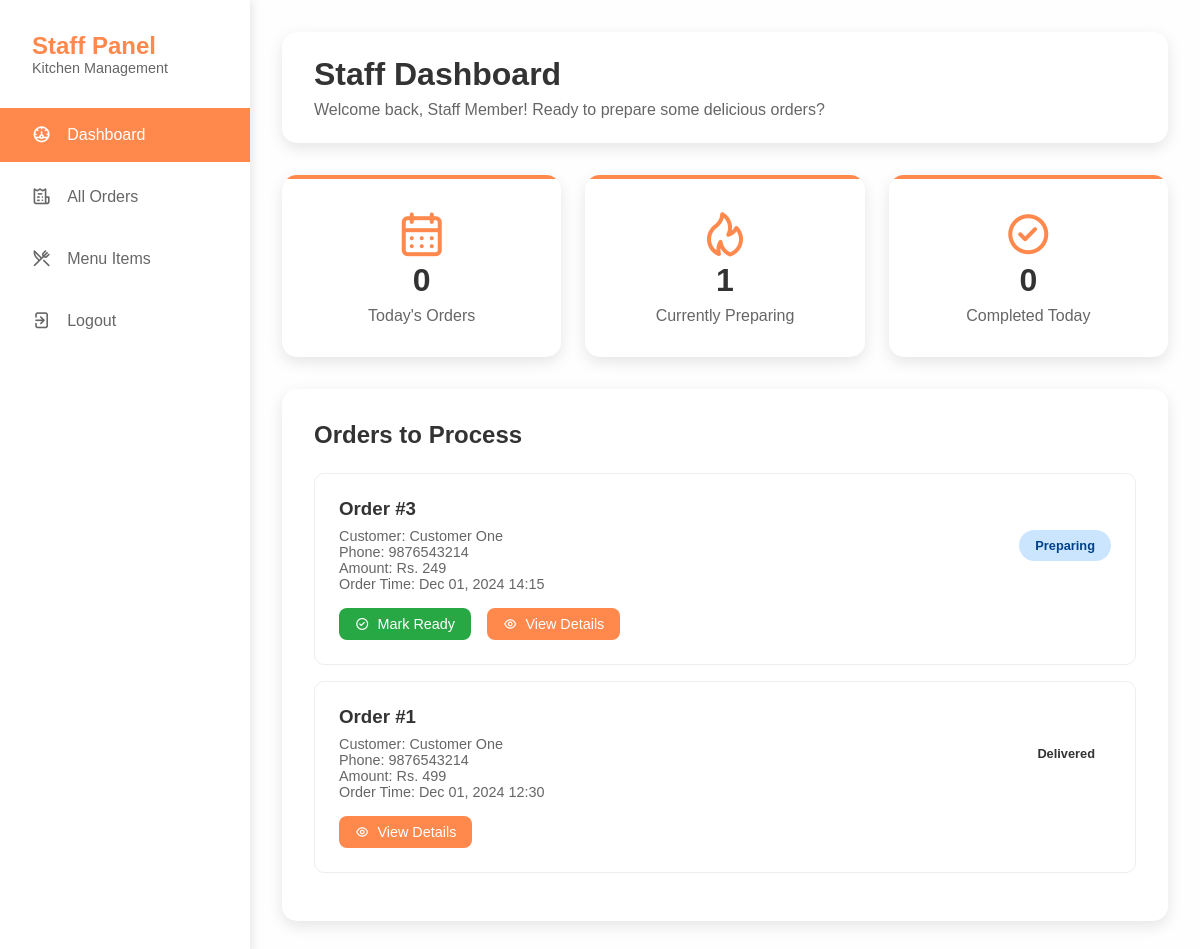
Screenshot of /staff/dashboard.php (signed in) with the database file from the repository.
### tables this page shows
CREATE TABLE IF NOT EXISTS orders (
    id INT AUTO_INCREMENT PRIMARY KEY,
    customer_id INT NOT NULL,
    staff_id INT NULL,
    delivery_id INT NULL,
    total_amount DECIMAL(10,2) NOT NULL,
    status ENUM('pending', 'confirmed', 'preparing', 'ready', 'out_for_delivery', 'delivered', 'cancelled') DEFAULT 'pending',
    delivery_address TEXT NOT NULL,
    phone VARCHAR(20) NOT NULL,
    notes TEXT,
    order_date TIMESTAMP DEFAULT CURRENT_TIMESTAMP,
    delivery_date TIMESTAMP NULL,
    FOREIGN KEY (customer_id) REFERENCES users(id),
    FOREIGN KEY (staff_id) REFERENCES users(id),
    FOREIGN KEY (delivery_id) REFERENCES users(id)
);

CREATE TABLE IF NOT EXISTS users (
    id INT AUTO_INCREMENT PRIMARY KEY,
    name VARCHAR(100) NOT NULL,
    email VARCHAR(100) UNIQUE NOT NULL,
    password VARCHAR(255) NOT NULL,
    phone VARCHAR(20),
    address TEXT,
    role ENUM('customer', 'staff', 'admin', 'delivery') DEFAULT 'customer',
    created_at TIMESTAMP DEFAULT CURRENT_TIMESTAMP,
    updated_at TIMESTAMP DEFAULT CURRENT_TIMESTAMP ON UPDATE CURRENT_TIMESTAMP
);

### includes/session.php (called while the page is built, shortened)
<?php
function getUserName() {
    return isset($_SESSION['name']) ? $_SESSION['name'] : null;
}
?>

### staff/dashboard.php (the view, shortened to what this page needs)
<?php
require_once '../includes/session.php';
$database = new Database();
$db = $database->getConnection();
$assigned_orders_query = "SELECT o.*, u.name as customer_name, u.phone as customer_phone
                         FROM orders o
                         JOIN users u ON o.customer_id = u.id
                         WHERE o.staff_id = ? OR o.staff_id IS NULL
                         ORDER BY o.order_date DESC";
$assigned_orders_stmt = $db->prepare($assigned_orders_query);
$assigned_orders_stmt->execute([getUserId()]);
$assigned_orders = $assigned_orders_stmt->fetchAll(PDO::FETCH_ASSOC);
$stats = [];
$today_orders_query = "SELECT COUNT(*) as count FROM orders WHERE DATE(order_date) = CURDATE() AND (staff_id = ? OR staff_id IS NULL)";
$today_orders_stmt = $db->prepare($today_orders_query);
$today_orders_stmt->execute([getUserId()]);
$stats['today_orders'] = $today_orders_stmt->fetch(PDO::FETCH_ASSOC)['count'];
$preparing_query = "SELECT COUNT(*) as count FROM orders WHERE status = 'preparing' AND staff_id = ?";
$preparing_stmt = $db->prepare($preparing_query);
$preparing_stmt->execute([getUserId()]);
$stats['preparing_orders'] = $preparing_stmt->fetch(PDO::FETCH_ASSOC)['count'];
$completed_query = "SELECT COUNT(*) as count FROM orders WHERE status = 'ready' AND staff_id = ? AND DATE(order_date) = CURDATE()";
$completed_stmt = $db->prepare($completed_query);
$completed_stmt->execute([getUserId()]);
$stats['completed_today'] = $completed_stmt->fetch(PDO::FETCH_ASSOC)['count'];
?>
<!DOCTYPE html>
<html lang="en">
<head>
    <link rel="stylesheet" href="https://unicons.iconscout.com/release/v4.0.0/css/line.css">
</head>
<body>
    <div class="dashboard">
        <aside class="sidebar">
            <div class="sidebar-header">
                <h2>Staff Panel</h2>
                <p>Kitchen Management</p>
            </div>
            <ul class="sidebar-menu">
                <li><a href="dashboard.php" class="active"><i class="uil uil-dashboard"></i> Dashboard</a></li>
                <li><a href="orders.php"><i class="uil uil-receipt"></i> All Orders</a></li>
                <li><a href="menu.php"><i class="uil uil-restaurant"></i> Menu Items</a></li>
                <li><a href="../logout.php"><i class="uil uil-signout"></i> Logout</a></li>
            </ul>
        </aside>
        <main class="main-content">
            <div class="header">
                <div class="welcome">
                    <h1>Staff Dashboard</h1>
                    <p>Welcome back, <?php echo getUserName(); ?>! Ready to prepare some delicious orders?</p>
                </div>
            </div>
            <div class="stats-grid">
                <div class="stat-card">
                    <i class="uil uil-calendar-alt"></i>
                    <h3><?php echo $stats['today_orders']; ?></h3>
                    <p>Today's Orders</p>
                </div>
                <div class="stat-card">
                    <i class="uil uil-fire"></i>
                    <h3><?php echo $stats['preparing_orders']; ?></h3>
                    <p>Currently Preparing</p>
                </div>
                <div class="stat-card">
                    <i class="uil uil-check-circle"></i>
                    <h3><?php echo $stats['completed_today']; ?></h3>
                    <p>Completed Today</p>
                </div>
            </div>
            <div class="orders-section">
                <h2>Orders to Process</h2>
                <?php if (empty($assigned_orders)): ?>
                    <p>No orders to process at the moment.</p>
                <?php else: ?>
                    <?php foreach ($assigned_orders as $order): ?>
                        <div class="order-card">
                            <div class="order-header">
                                <div class="order-info">
                                    <h3>Order #<?php echo $order['id']; ?></h3>
                                    <p>Customer: <?php echo $order['customer_name']; ?></p>
                                    <p>Phone: <?php echo $order['customer_phone']; ?></p>
                                    <p>Amount: Rs. <?php echo number_format($order['total_amount'], 0); ?></p>
                                    <p>Order Time: <?php echo date('M d, Y H:i', strtotime($order['order_date'])); ?></p>
                                </div>
                                <span class="status-badge status-<?php echo $order['status']; ?>">
                                    <?php echo ucfirst(str_replace('_', ' ', $order['status'])); ?>
                                </span>
                            </div>
                            <div class="order-actions">
                                <?php if ($order['status'] == 'pending'): ?>
                                    <form method="POST" style="display: inline;">
                                        <input type="hidden" name="order_id" value="<?php echo $order['id']; ?>">
                                        <input type="hidden" name="status" value="confirmed">
                                        <button type="submit" name="update_status" class="btn btn-primary">
                                            <i class="uil uil-check"></i> Confirm Order
                                        </button>
                                    </form>
                                <?php elseif ($order['status'] == 'preparing'): ?>
                                    <form method="POST" style="display: inline;">
                                        <button type="submit" name="update_status" class="btn btn-success">
                                            <i class="uil uil-check-circle"></i> Mark Ready
                                        </button>
                                    </form>
                                <?php endif; ?>
                                <a href="order-details.php?id=<?php echo $order['id']; ?>" class="btn btn-primary">
                                    <i class="uil uil-eye"></i> View Details
                                </a>
                            </div>
                        </div>
                    <?php endforeach; ?>
                <?php endif; ?>
            </div>
        </main>
    </div>
</body>
</html>

### staff/dashboard.php (style rules this page uses)
* { margin: 0; padding: 0; box-sizing: border-box; }
body { font-family: 'Arial', sans-serif; background: #fefefe; color: #333; }
.dashboard { display: flex; min-height: 100vh; }
.sidebar { width: 250px; background: white; box-shadow: 2px 0 10px rgba(0,0,0,0.1); padding: 2rem 0; }
.sidebar-header { padding: 0 2rem; margin-bottom: 2rem; }
.sidebar-header h2 { color: #ff884d; font-size: 1.5rem; }
.sidebar-header p { color: #666; font-size: 0.9rem; }
.sidebar-menu { list-style: none; }
.sidebar-menu li { margin-bottom: 0.5rem; }
.sidebar-menu a { display: flex; align-items: center; padding: 1rem 2rem; color: #666; text-decoration: none; transition: all 0.3s; }
.sidebar-menu a:hover, .sidebar-menu a.active { background: #ff884d; color: white; }
.sidebar-menu i { margin-right: 1rem; font-size: 1.2rem; }
.main-content { flex: 1; padding: 2rem; }
.header { background: white; padding: 1.5rem 2rem; border-radius: 15px; box-shadow: 0 5px 15px rgba(0,0,0,0.1); margin-bottom: 2rem; }
.welcome h1 { color: #333; margin-bottom: 0.5rem; }
.welcome p { color: #666; }
.stats-grid { display: grid; grid-template-columns: repeat(auto-fit, minmax(250px, 1fr)); gap: 1.5rem; margin-bottom: 2rem; }
.stat-card { background: white; padding: 2rem; border-radius: 15px; box-shadow: 0 5px 15px rgba(0,0,0,0.1); text-align: center; position: relative; overflow: hidden; }
.stat-card::before { content: ''; position: absolute; top: 0; left: 0; right: 0; height: 4px; background: #ff884d; }
.stat-card i { font-size: 3rem; color: #ff884d; margin-bottom: 1rem; }
.stat-card h3 { font-size: 2rem; margin-bottom: 0.5rem; color: #333; }
.stat-card p { color: #666; font-weight: 500; }
.orders-section { background: white; padding: 2rem; border-radius: 15px; box-shadow: 0 5px 15px rgba(0,0,0,0.1); }
.orders-section h2 { margin-bottom: 1.5rem; color: #333; }
.order-card { border: 1px solid #eee; border-radius: 10px; padding: 1.5rem; margin-bottom: 1rem; transition: all 0.3s; }
.order-header { display: flex; justify-content: space-between; align-items: center; margin-bottom: 1rem; }
.order-info h3 { margin-bottom: 0.5rem; }
.order-info p { color: #666; font-size: 0.9rem; }
.order-actions { display: flex; gap: 1rem; margin-top: 1rem; }
.status-badge { padding: 0.5rem 1rem; border-radius: 20px; font-size: 0.8rem; font-weight: bold; }
.status-preparing { background: #cce5ff; color: #004085; }
.btn { padding: 0.5rem 1rem; border: none; border-radius: 8px; cursor: pointer; text-decoration: none; display: inline-flex; align-items: center; gap: 0.5rem; transition: all 0.3s; font-size: 0.9rem; }
.btn-primary { background: #ff884d; color: white; }
.btn-success { background: #28a745; color: white; }

### rows the page displays
orders: id "3", customer.name "Customer One", customer.phone "9876543214", total_amount "249", order_date "Dec 01, 2024 14:15", status "Preparing"
orders: id "1", customer.name "Customer One", customer.phone "9876543214", total_amount "499", order_date "Dec 01, 2024 12:30", status "Delivered"

### other values shown
getUserName() "Staff Member"
$stats['today_orders'] "0"
$stats['preparing_orders'] "1"
$stats['completed_today'] "0"
